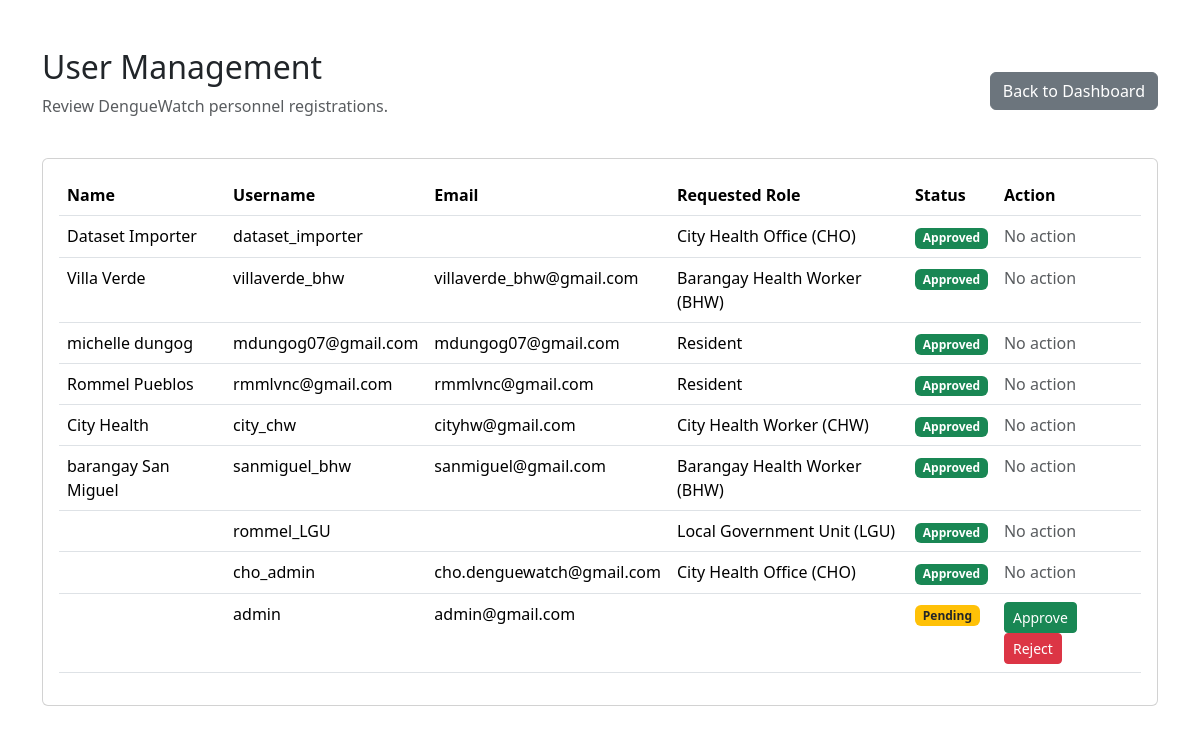
The app's page /user-management/ (signed in), older data.
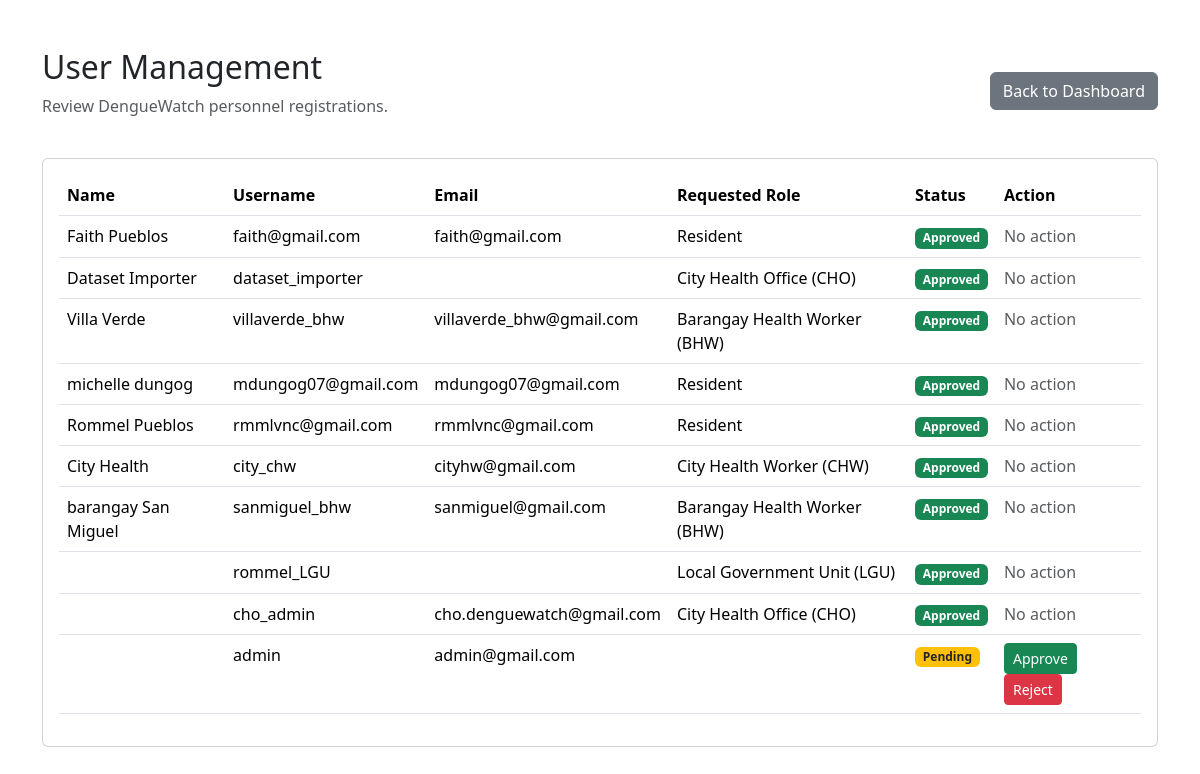
The same page, newer data.
### monitoring/models.py (models this page shows, shortened)
class UserAccount(AbstractUser):
    ROLE_CHOICES = [
        ('CHO', 'City Health Office (CHO)'),
        ('CHW', 'City Health Worker (CHW)'),
        ('BHW', 'Barangay Health Worker (BHW)'),
        ('LGU', 'Local Government Unit (LGU)'),
        ('RESIDENT', 'Resident'),
    ]
    STATUS_CHOICES = [
        ('PENDING', 'Pending'),
        ('APPROVED', 'Approved'),
        ('REJECTED', 'Rejected'),
    ]
    assigned_barangay = models.ForeignKey(
        Barangay,
        on_delete=models.SET_NULL,
        null=True,
        blank=True,
        related_name='assigned_bhws'
    )
    assigned_purok = models.ForeignKey(
        Purok,
        on_delete=models.SET_NULL,
        null=True,
        blank=True,
        related_name='assigned_bhws'
    )
    role = models.CharField(
        max_length=10,
        choices=ROLE_CHOICES,
        default='BHW'
    )
    account_status = models.CharField(
        max_length=10,
        choices=STATUS_CHOICES,
        default='PENDING'
    )
    profile_picture = models.ImageField(
        upload_to='profile_pictures/',
        blank=True,
        null=True
    )
    contact_number = models.CharField(
        max_length=20,
        blank=True
    )
    address = models.TextField(
        blank=True
    )

### monitoring/views.py (the view)
        @login_required(login_url='login')
        def wrapper(request, *args, **kwargs):
            user_role = getattr(
                request.user,
                'role',
                None
            )
            if user_role not in allowed_roles:
                messages.error(
                    request,
                    'You are not authorized to access this page.'
                )
                return redirect('dashboard')
            return view_func(
                request,
                *args,
                **kwargs
            )

### monitoring/context_processors.py (called while the page is built)
def current_account(request):
    user = getattr(request, 'user', None)
    if not user or not user.is_authenticated:
        return {'current_user_name': 'Authorized personnel', 'current_user_role': ''}
    return {
        'current_user_name': user.get_full_name().strip() or user.username,
        'current_user_role': user.get_role_display(),
    }

### monitoring/views.py (called while the page is built)
def role_required(*allowed_roles):
    def decorator(view_func):
        @login_required(login_url='login')
        def wrapper(request, *args, **kwargs):
            user_role = getattr(
                request.user,
                'role',
                None
            )
            if user_role not in allowed_roles:
                messages.error(
                    request,
                    'You are not authorized to access this page.'
                )
                return redirect('dashboard')
            return view_func(
                request,
                *args,
                **kwargs
            )
        return wrapper
    return decorator

### monitoring/templates/user_management.html (shortened to what this page needs)
{% load static %}
<!DOCTYPE html>
<html lang="en">
<head>
    <link
        href="https://cdn.jsdelivr.net/npm/bootstrap@5.3.3/dist/css/bootstrap.min.css"
        rel="stylesheet"
    >
</head>
<body>
<div class="container py-5">
    <div class="d-flex justify-content-between align-items-center mb-4">
        <div>
            <h2>
                User Management
            </h2>
            <p class="text-muted">
                Review DengueWatch personnel registrations.
            </p>
        </div>
        <a
            href="{% url 'cho_dashboard' %}"
            class="btn btn-secondary"
        >
            Back to Dashboard
        </a>
    </div>
    <div class="card">
        <div class="card-body">
            <div class="table-responsive">
                <table class="table table-hover">
                    <thead>
                        <tr>
                            <th>Name</th>
                            <th>Username</th>
                            <th>Email</th>
                            <th>Requested Role</th>
                            <th>Status</th>
                            <th>Action</th>
                        </tr>
                    </thead>
                    <tbody>
                    {% for user in users %}
                        <tr>
                            <td>
                                {{ user.get_full_name }}
                            </td>
                            <td>
                                {{ user.username }}
                            </td>
                            <td>
                                {{ user.email }}
                            </td>
                            <td>
                                {{ user.get_role_display }}
                            </td>
                            <td>
                                {% if user.account_status == 'PENDING' %}
                                    <span class="badge bg-warning text-dark">
                                        Pending
                                    </span>
                                {% elif user.account_status == 'APPROVED' %}
                                    <span class="badge bg-success">
                                        Approved
                                    </span>
                                {% else %}
                                    <span class="badge bg-danger">
                                        Rejected
                                    </span>
                                {% endif %}
                            </td>
                            <td>
                                {% if user.account_status == 'PENDING' %}
                                    <a
                                        href="{% url 'approve_user' user.id %}"
                                        class="btn btn-success btn-sm"
                                    >
                                        Approve
                                    </a>
                                    <a
                                        href="{% url 'reject_user' user.id %}"
                                        class="btn btn-danger btn-sm"
                                    >
                                        Reject
                                    </a>
                                {% else %}
                                    <span class="text-muted">
                                        No action
                                    </span>
                                {% endif %}
                            </td>
                        </tr>
                    {% endfor %}
                    </tbody>
                </table>
            </div>
        </div>
    </div>
</div>
</body>
</html>

Row changes from the older to the newer data that the page shows:
added UserAccount: get_full_name "Faith Pueblos", username "faith@gmail.com", email "faith@gmail.com", role "Resident", account_status "Approved"
